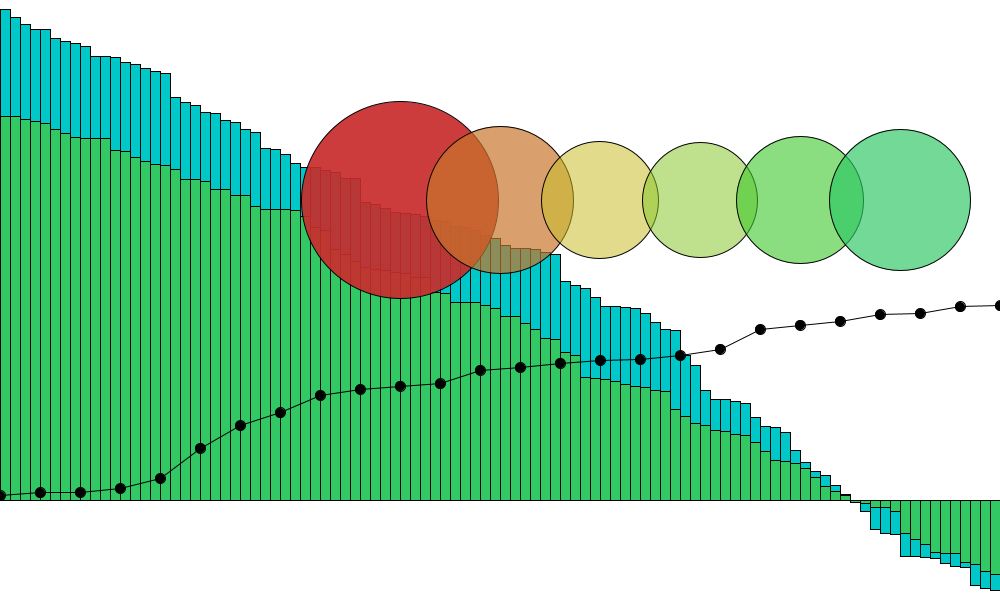
Frame 1 (no input)
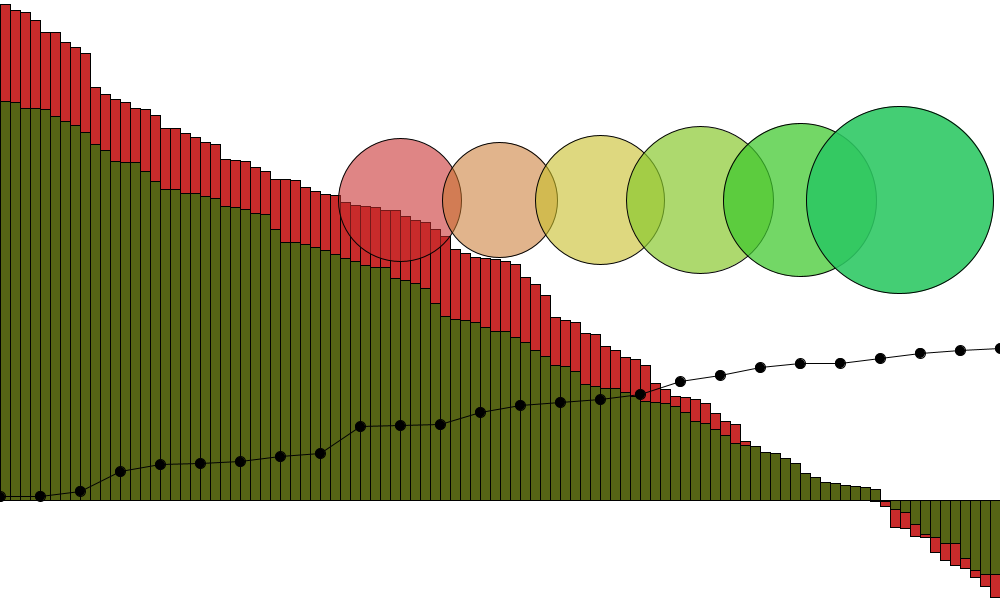
Frame 60 (the mouse pressed at the canvas centre just before this capture)
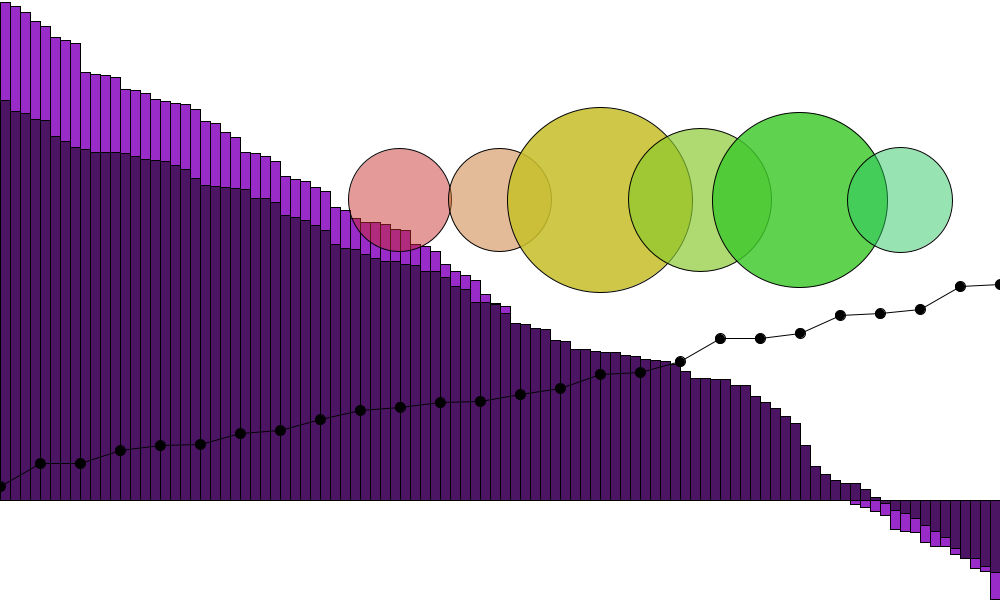
Frame 120 (the mouse held since frame 60 and released just before this capture)

The Processing sketch that drew these frames (run headless with seeded random() and noise(); from frame 60 on, the mouse is pressed at the canvas centre):

// Processing sketch: processing_156992
// ── processing_156992.pde

float[] bargraph = new float[100];

void setup() {
  size(1000, 600);
  background(255);
  frameRate(5);

  for (int i = 0; i < bargraph.length; i++) {
    bargraph[i] = random(-100, 500);
    //    if (bargraph[i] <=0) {
    //      fill(255, 200, 200);
    //    } else if (bargraph[i] > 0 && bargraph[i] <= 100) {
    //      fill(200, 200, 200);
    //    } else if (bargraph[i] > 100 && bargraph[i] <= 200) {
    //      fill(150, 200, 200);
    //    } else if (bargraph[i] > 200 && bargraph[i] <= 300) {
    //      fill( 100, 200, 200);
    //    } else if (bargraph[i] > 300 && bargraph[i] <= 400) {
    //      fill( 50, 200, 200);
    //    } else if (bargraph[i] > 400 && bargraph[i] <= 500) {
    //      fill( 0, 200, 200);
    //    }
  }
}
void draw() {
  background(255);

  //BARGRAPH ONE
  for (int i = 0; i < bargraph.length; i++) {
    bargraph[i] = random(-100, 500);

    if (bargraph[i] <=0) {
      fill(255, 200, 200);
    } else if (bargraph[i] > 0 && bargraph[i] <= 100) {
      fill(200, 200, 200);
    } else if (bargraph[i] > 100 && bargraph[i] <= 200) {
      fill(150, 200, 200);
    } else if (bargraph[i] > 200 && bargraph[i] <= 300) {
      fill( 100, 200, 200);
    } else if (bargraph[i] > 300 && bargraph[i] <= 400) {
      fill( 50, 200, 200);
    } else if (bargraph[i] > 400 && bargraph[i] <= 500) {
      fill( 0, 200, 200);
    }
  }
  for (int i=0; i < bargraph.length; i++) {
    bargraph = sort(bargraph);
    bargraph = reverse(bargraph);
    rect(i*10, 500, 10, bargraph[i]*-1);
  }

  //BARGRAPH TWO
  for (int i = 0; i < bargraph.length; i++) {
    bargraph[i] = random(-75, 400);

    if (bargraph[i] <=0) {
      fill(255, 200, 200);
    } else if (bargraph[i] > 0 && bargraph[i] <= 100) {
      fill(200, 200, 100);
    } else if (bargraph[i] > 100 && bargraph[i] <= 200) {
      fill(150, 200, 100);
    } else if (bargraph[i] > 200 && bargraph[i] <= 300) {
      fill( 100, 200, 100);
    } else if (bargraph[i] > 300 && bargraph[i] <= 400) {
      fill( 50, 200, 100);
    } else if (bargraph[i] > 400 && bargraph[i] <= 500) {
      fill( 0, 200, 100);
    }
  }  
  for (int i=0; i < bargraph.length; i++) {
    bargraph = sort(bargraph);
    bargraph = reverse(bargraph);
    rect(i*10, 500, 10, bargraph[i]*-1);
  }
  //LINE GRAPH
  for (int i = 0; i < bargraph.length; i++) {
    bargraph[i] = random(-200, 500);
  }
  fill(0,0,0);
  for (int i=0; i < bargraph.length/4+1; i++) {
    bargraph = sort(bargraph);
    bargraph = reverse(bargraph);
    ellipse(i*40, bargraph[i], 10,10);
    stroke(1);
    line(i*40, bargraph[i], (i+1)*40, bargraph[i+1]);
  }

//VENN DIAGRAM

for (int i = 0; i < bargraph.length; i++) {
    bargraph[i] = random(100, 200);
  }
   for (int i=0; i < bargraph.length/20+1; i++) {
     colorMode(HSB);
     fill(i*20,200,200,bargraph[i]*1.2);
   ellipse(i*100+400, 200, bargraph[i], bargraph[i]);
   }
}
